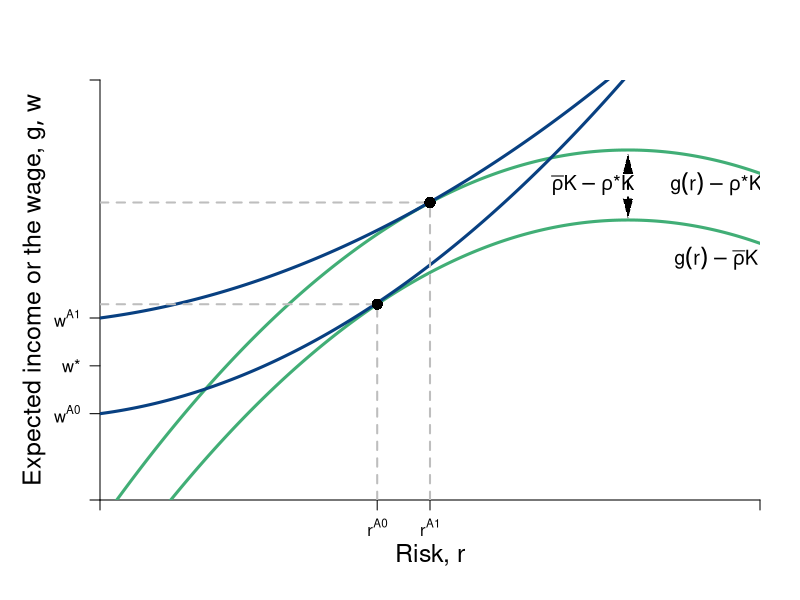

Source code (R):
require(shape)
pdf(file = "capitalism/risk_comparison.pdf", width = 9, height = 7)

#Set parameters for graphics
axislabelsize <- 1.5
labelsize <- 1.2
graphlinewidth <- 3
segmentlinewidth <- 2
a <- c(2, 4, 6)


COL <- c("#7fc97f", "#beaed4", "#fdc086", "#ffff99", "#386cb0", "#f0027f", "#bf5b17", "#666666")
COLA <- c("#e0f3db", "#99d8c9","#66c2a4","#41ae76", "#238b45", "#005824")
COLB <- c("#c6dbef", "#4eb3d3", "#2b8cbe", "#0868ac","#084081")
COLC <- c("#fcfbfd", "#efedf5", "#dadaeb", "#bcbddc", "#9e9ac8", "#807dba", "#6a51a3", "#54278f", "#3f007d")

par(mar =  c(5, 5, 4, 2))
xlims <- c(0, 15)
ylims <- c(0, 18)

riskreturn <- function(g, int1 = 14, int2 = 4, coeff = 1/3){
  int1 - (int2 - (coeff)*g)^2
}

uA <- function(omega, g, slope = 0.5){
  omega + omega*g  - slope*g^2
}

indiffA <- function(g, intercept = 3, slope1 = 0.25, slope2 = 0.12){
  intercept  + slope1*g + slope2*g^2
}

indiffA2 <- function(g, intercept = 3, slope1 = 0.25, slope2 = 0.05){
  intercept  + slope1*g + slope2*g^2
}

#Plot command 
plot(0, 0, xlim = xlims, ylim = ylims, 
     type = "n",
     xlab = expression(paste("")),
     ylab = expression(paste("")), 
     axes = FALSE,
     # xlab = expression(paste("Bob's Payoff, ", u^B)),
     # ylab = expression(paste("Alfredo's Payoff, ", u^A)),
     #xaxt = "n", 
     #yaxt = "n", 
     cex.lab = axislabelsize, 
     bty = "n", 
     xaxs="i", 
     yaxs="i"
)


#Customize ticks and labels for the plot
# ticksy <- seq(ylims[1], ylims[2], 3)
# ylabels <- seq(ylims[1], ylims[2], 3)
# ticksx <- seq(xlims[1], xlims[2], 5)
# xlabels <- seq(xlims[1], xlims[2], 5)
ticksx <- c(0, 6.3, 7.5, xlims[2])
xlabels <- c(NA, expression(paste(r^A0)), expression(paste(r^A1)), NA)
ticksy <- c(0, 3.7, 5.75, 7.8, ylims[2])
ylabels <- c(NA, expression(paste(w^A0)), expression(paste(w,"*")), expression(paste(w^A1)), NA)

axis(1, at = ticksx, pos = 0, labels = xlabels)
axis(2, at = ticksy, pos = 0, labels = ylabels, las = 1)

#Axis labels and draw linear utility function
mtext(expression(paste("Risk, ", r)), side = 1, line = 2.5, cex = axislabelsize)
text(-1.5, 0.5*ylims[2], expression(paste("Expected income or the wage, ", list(g, w))), xpd = TRUE, cex = axislabelsize, srt = 90) 


npts <- 500 
xx1 <- seq(xlims[1], xlims[2], length.out = npts)
lines(xx1, riskreturn(xx1, int1 = 12), col = COLA[4], lwd = graphlinewidth, lty = 1)
lines(xx1, riskreturn(xx1, int1 = 15), col = COLA[4], lwd = graphlinewidth, lty = 1)
#lines(xx1, indiffA(xx1, intercept = 4.4), col = COLB[3], lwd = graphlinewidth, lty = 1)
#lines(xx1, indiffA(xx1, intercept = 8), col = COLB[3], lwd = graphlinewidth, lty = 1)
lines(xx1, indiffA2(xx1, intercept = 3.7, slope2 = 0.08), col = COLB[5], lwd = graphlinewidth, lty = 1)
lines(xx1, indiffA2(xx1, intercept = 7.8, slope2 = 0.055), col = COLB[5], lwd = graphlinewidth, lty = 1)

#Add points a, b, c and d
segments(6.3, 0, 6.3, riskreturn(g = 6.3, int1 = 12), lty = 2, col = "gray", lwd = segmentlinewidth)
segments(0, riskreturn(g = 6.3, int1 = 12), 6.3, riskreturn(g = 6.3, int1 = 12), lty = 2, col = "gray", lwd = segmentlinewidth)
points(6.3, riskreturn(g = 6.3, int1 = 12), pch = 16, col = "black", cex = 1.5)

#text(5.6 + 0.25, riskreturn(g = 5.6) - 0.3, expression(A), cex = labelsize)
# 


segments(7.5, 0, 7.5, riskreturn(g = 7.5, int1 = 15) , lty = 2, col = "gray", lwd = segmentlinewidth)
segments(0, riskreturn(g = 7.5, int1 = 15) , 7.5, riskreturn(g = 7.5, int1 = 15) , lty = 2, col = "gray", lwd = segmentlinewidth)
points(7.5, riskreturn(g = 7.5, int1 = 15) , pch = 16, col = "black", cex = 1.5)
#text(7 + 0.25, riskreturn(g = 7.5, int1 = 15) - 1, expression(B), cex = labelsize)

#Segment for next best wage offer
# segments(0, 5.75, xlims[2], 5.75, lty = 2, col = "gray", lwd = segmentlinewidth)
# 
# 
# points(12, riskreturn(int1 = 15, g = 12), pch = 16, col = "black", cex = 1.5)
# 
# points(12, riskreturn(int1 = 5.7, g = 12), pch = 16, col = "black", cex = 1.5)




#Label risk return schedule
text(14, riskreturn(g = 14), expression(paste(g(r) - rho,"*",K) ), cex = labelsize)

text(14, riskreturn(int1 = 12, g = 14)-1.2, expression(paste(g(r) - bar(rho)*K) ), cex = labelsize)

Arrows(12, riskreturn(int1 = 15, g = 12) - 0.6, 12, riskreturn(int1 = 12, g = 12) + 0.5, col = "black", lty = 2, lwd = 2, arr.type = "triangle", arr.lwd = 0.5, code = 3)
text(11.2, 13.5, expression(paste(bar(rho)*K - rho,"*",K)), cex = labelsize)
# text(13.5, 9.7, expression(paste(m)), cex = labelsize)

#Label value functions
# text(12.2, 17, expression(v[1]^B), cex = labelsize)
# text(10.1, 17, expression(v[2]^B), cex = labelsize)
# text(8.8, 17, expression(v[1]^A), cex = labelsize)
# text(7.2, 17, expression(v[2]^A), cex = labelsize)


dev.off()
